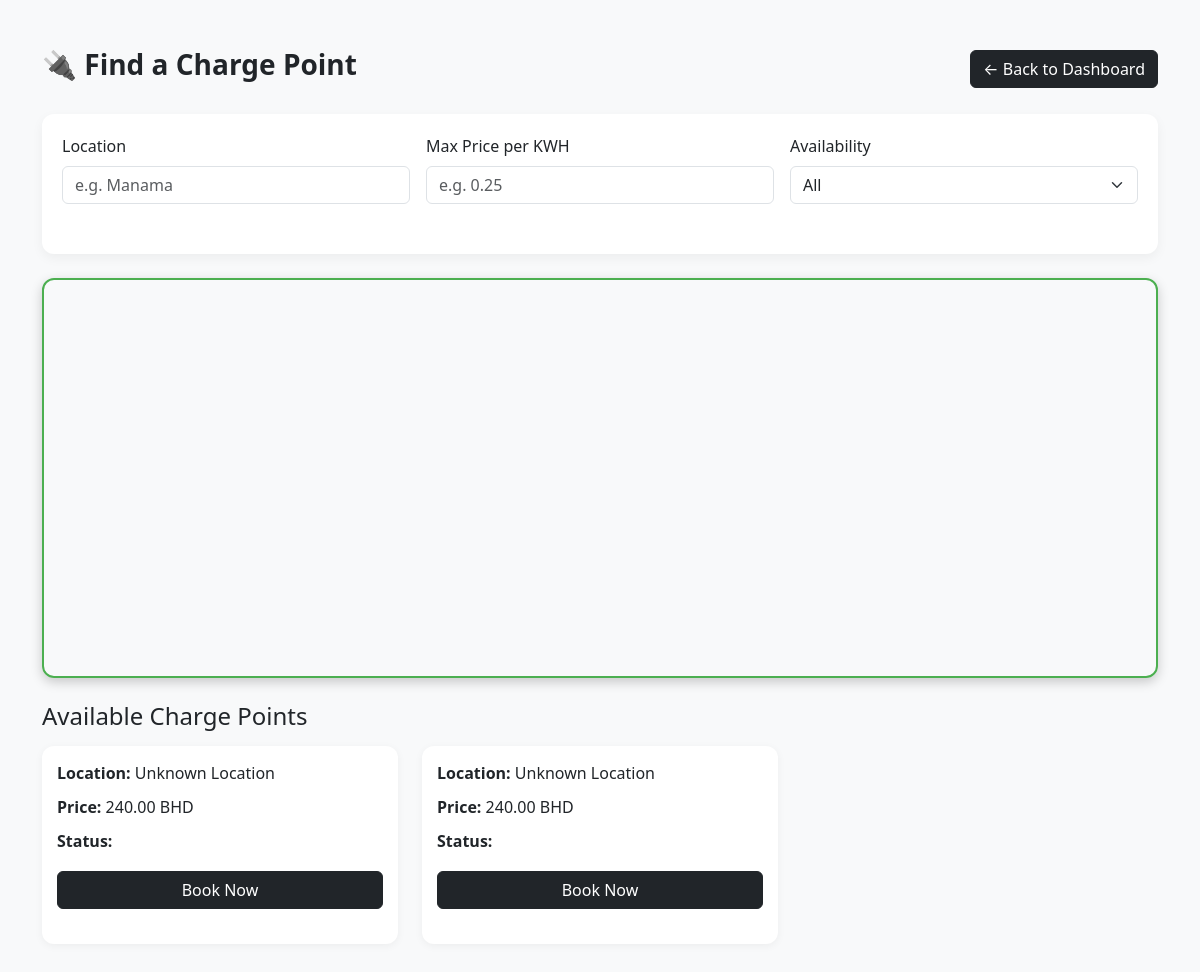
The app's page /user-search.php with its own data.
### tables this page shows
CREATE TABLE `charge_point` (
  `charger_id` INT(11) NOT NULL AUTO_INCREMENT,
  `charge_name` VARCHAR(50) NOT NULL,
  `cost` DECIMAL(8,2) NOT NULL,
  `availability` VARCHAR(50) NOT NULL,
  `latitude` VARCHAR(50) NOT NULL,
  `longitude` VARCHAR(50) NOT NULL,
  `user_id` INT(11) NOT NULL,
  `picture` VARCHAR(255) NOT NULL,
  `location` VARCHAR(255) DEFAULT NULL,
  `available_from` TIME DEFAULT NULL,
  `available_to` TIME DEFAULT NULL,
  PRIMARY KEY (`charger_id`),
  KEY `user_id` (`user_id`)
);

### Models/Charger.php (called while the page is built, shortened)
<?php
require_once 'connectionDB.php';
class Charger {
    private $conn;
    public function __construct() {
        $db = new connectionDB();
        $this->conn = $db->connect();
    }
     public function searchChargers($max_price = '' , $location = '') {
        try {
            $sql = "SELECT * FROM charge_point WHERE 1=1";
            $params = [];
            $stmt = $this->conn->prepare($sql);
            $stmt->execute();
            return $stmt->fetchAll(PDO::FETCH_ASSOC);
        } catch (PDOException $e) {
            die("Database query failed: " . $e->getMessage());
        }
    }
}
?>

### Models/connectionDB.php (called while the page is built)
<?php
class connectionDB {
    private $host = 'localhost';
    private $dbname = 'charger_db';
    private $user = 'root';
    private $pass = '';
    public function connect() {
        try {
            $dsn = "mysql:host={$this->host};dbname={$this->dbname}";
            $pdo = new PDO($dsn, $this->user, $this->pass);
            $pdo->setAttribute(PDO::ATTR_ERRMODE, PDO::ERRMODE_EXCEPTION);
            return $pdo;
        } catch (PDOException $e) {
            die("Database connection failed: " . $e->getMessage());
        }
    }
}
?>

### Views/user_search.phtml (the view, shortened to what this page needs)
<!DOCTYPE html>
<html lang="en">
<head>
  <link href="https://cdn.jsdelivr.net/npm/bootstrap@5.3.5/dist/css/bootstrap.min.css" rel="stylesheet">
</head>
<body>
  <div class="container py-5">
    <div class="d-flex justify-content-between align-items-center mb-4">
      <h3 class="fw-semibold">🔌 Find a Charge Point</h3>
      <a href="user_dashboard.phtml" class="btn btn-dark">← Back to Dashboard</a>
    </div>
    <form id="search-form" class="card-box mb-4">
      <div class="row g-3">
        <div class="col-md-4">
          <label class="form-label">Location</label>
          <input type="text" class="form-control" name="location" placeholder="e.g. Manama" id="location" onkeyup="searchChargePoints()">
        </div>
        <div class="col-md-4">
          <label class="form-label">Max Price per KWH</label>
          <input type="number" step="0.01" class="form-control" name="max_price" placeholder="e.g. 0.25" id="max_price" onkeyup="searchChargePoints()">
        </div>
        <div class="col-md-4">
          <label class="form-label">Availability</label>
          <select class="form-select" name="availability" id="availability" onchange="searchChargePoints()">
            <option value="">All</option>
          </select>
        </div>
      </div>
    </form>
    <div id="map" class="mb-4"></div>
    <h4 class="mb-3">Available Charge Points</h4>
    <div class="row" id="results">
      <?php if (isset($chargers) && !empty($chargers)): ?>
        <?php foreach ($chargers as $point): ?>
          <div class="col-md-4 mb-4">
            <div class="charge-card">
              <div class="card-content">
                <p><strong>Location:</strong> <?= htmlspecialchars($point['Location'] ?? 'Unknown Location') ?></p>
                <p><strong>Price:</strong> <?= htmlspecialchars($point['cost'] ?? 'N/A') ?> BHD</p>
                <p><strong>Status:</strong>
                </p>
                <button class="btn btn-dark mt-2 w-100" onclick="bookCharger(<?php echo $point['charger_id'] ?>)">Book Now</button>
              </div>
            </div>
          </div>
        <?php endforeach; ?>
      <?php else: ?>
        <div class="col-12 text-center text-muted">
          <p>Use the filters above to find charge points.</p>
        </div>
      <?php endif; ?>
    </div>
  </div>
</body>
</html>

### Views/user_search.phtml (style rules this page uses)
body { background-color: #f8f9fa; }
.card-box { background-color: #fff; border-radius: 12px; box-shadow: 0 4px 12px rgba(0, 0, 0, 0.05); padding: 20px; margin-bottom: 30px; }
.form-label { font-weight: 500; }
.btn-dark { border-radius: 6px; }
.charge-card { background-color: #fff; border-radius: 12px; box-shadow: 0 2px 8px rgba(0, 0, 0, 0.05); padding: 15px; margin-bottom: 20px; height: 100%; transition: transform 0.2s, box-shadow 0.2s; }
.card-content p { margin-bottom: 10px; }
.row.g-3 { margin-bottom: 30px; }
#map { height: 400px; width: 100%; border: 2px solid #4CAF50; border-radius: 12px; box-shadow: 0 4px 12px rgba(0, 0, 0, 0.2); margin-bottom: 30px; }

### records on screen
charge_point: Location "Unknown Location", cost "240.00"
charge_point: Location "Unknown Location", cost "240.00"
